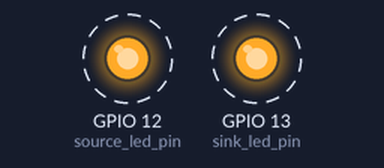
This program was run on a simulated ESP32. On the bench: output pins drawn as LEDs (lit = HIGH). Dashed ring = blinking. What the program prints to the serial monitor is not drawn.

Above: at 0.2 s.
Timing chart, 0 to 4.6 s (numbered marks = the images above):
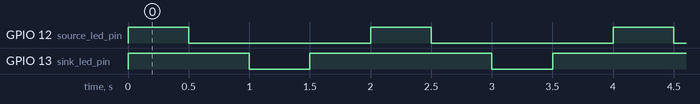

The program:

main.cpp
```cpp
#include <Arduino.h>

const int source_led_pin = 12;
int source_led_state = 0;

const int sink_led_pin = 13;
int sink_led_state = 0;

void setup() {
    Serial.begin(115200);
    pinMode(source_led_pin, OUTPUT);
    pinMode(sink_led_pin, OUTPUT);

    digitalWrite(source_led_pin, LOW);
    digitalWrite(sink_led_pin, HIGH);
}

void loop() {
    digitalWrite(source_led_pin, HIGH);
    source_led_state = 1;
    Serial.print("Source LED: ");
    Serial.println(source_led_state);
    delay(500);
    digitalWrite(source_led_pin, LOW);
    source_led_state = 0;
    Serial.print("Source LED: ");
    Serial.println(source_led_state);
    delay(500);

    digitalWrite(sink_led_pin, LOW);
    sink_led_state = 0;
    Serial.print("Source LED: ");
    Serial.println(sink_led_state);
    delay(500);
    digitalWrite(sink_led_pin, HIGH);
    sink_led_state = 0;
    Serial.print("Source LED: ");
    Serial.println(sink_led_state);
    delay(500);
}
```

Measured:
- by itself, GPIO 12 (source_led_pin): alternates HIGH for 0.50 s and LOW for 1.5 s
- by itself, GPIO 13 (sink_led_pin): alternates HIGH for 1.5 s and LOW for 0.50 s
- by itself, everything shown: repeats every 2.0 s, in 4 steps
